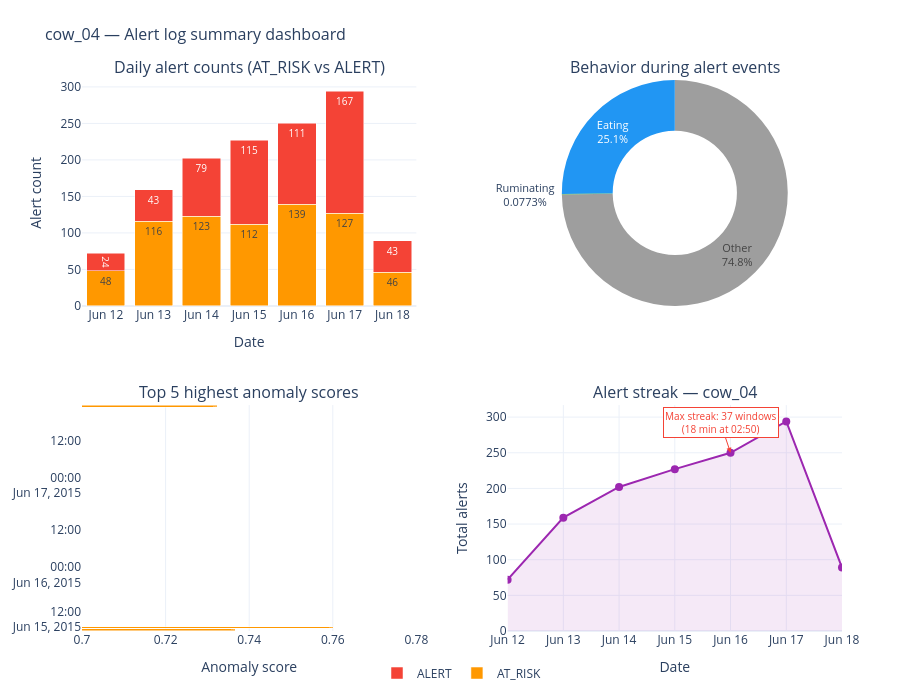

The notebook cell saved with this chart:
### Code cell


### Figure 1 — Plotly figure (JSON) as saved in the notebook; plotly's stock layout.template omitted (floating-point values rounded to 4 significant figures)
{"data": [{"marker": {"color": "#FF9800"}, "name": "AT_RISK", "text": ["48", "116", "123", "112", "139", "127", "46"], "textfont": {"size": 10}, "textposition": "inside", "type": "bar", "x": ["Jun 12", "Jun 13", "Jun 14", "Jun 15", "Jun 16", "Jun 17", "Jun 18"], "xaxis": "x", "y": [48, 116, 123, 112, 139, 127, 46], "yaxis": "y"}, {"marker": {"color": "#F44336"}, "name": "ALERT", "text": ["24", "43", "79", "115", "111", "167", "43"], "textfont": {"size": 10}, "textposition": "inside", "type": "bar", "x": ["Jun 12", "Jun 13", "Jun 14", "Jun 15", "Jun 16", "Jun 17", "Jun 18"], "xaxis": "x", "y": [24, 43, 79, 115, 111, 167, 43], "yaxis": "y"}, {"domain": {"x": [0.56, 1], "y": [0.59, 1]}, "hole": 0.55, "labels": ["Other", "Eating", "Ruminating"], "marker": {"colors": ["#9E9E9E", "#2196F3", "#4CAF50"]}, "showlegend": false, "textfont": {"size": 11}, "textinfo": "label+percent", "type": "pie", "values": [967, 325, 1]}, {"marker": {"color": ["#FF9800", "#F44336", "#F44336", "#FF9800", "#FF9800"]}, "name": "Anomaly score", "orientation": "h", "showlegend": false, "text": ["0.7601", "0.7526", "0.7412", "0.7367", "0.7323"], "textfont": {"color": "white", "size": 10}, "textposition": "inside", "type": "bar", "x": [0.7601, 0.7526, 0.7412, 0.7367, 0.7323], "xaxis": "x2", "y": ["2015-06-15 09:48", "2015-06-12 14:34 (2)", "2015-06-12 14:34 (1)", "2015-06-15 09:11", "2015-06-17 21:16"], "yaxis": "y2"}, {"fill": "tozeroy", "fillcolor": "rgba(156,39,176,0.1)", "line": {"color": "#9C27B0", "width": 2}, "marker": {"color": "#9C27B0", "size": 8}, "mode": "lines+markers", "name": "Total alerts per day", "showlegend": false, "type": "scatter", "x": ["Jun 12", "Jun 13", "Jun 14", "Jun 15", "Jun 16", "Jun 17", "Jun 18"], "xaxis": "x3", "y": [72, 159, 202, 227, 250, 294, 89], "yaxis": "y3"}], "layout": {"annotations": [{"font": {"size": 16}, "showarrow": false, "text": "Daily alert counts (AT_RISK vs ALERT)", "x": 0.22, "xanchor": "center", "xref": "paper", "y": 1, "yanchor": "bottom", "yref": "paper"}, {"font": {"size": 16}, "showarrow": false, "text": "Behavior during alert events", "x": 0.78, "xanchor": "center", "xref": "paper", "y": 1, "yanchor": "bottom", "yref": "paper"}, {"font": {"size": 16}, "showarrow": false, "text": "Top 5 highest anomaly scores", "x": 0.22, "xanchor": "center", "xref": "paper", "y": 0.41, "yanchor": "bottom", "yref": "paper"}, {"font": {"size": 16}, "showarrow": false, "text": "Alert streak — cow_04", "x": 0.78, "xanchor": "center", "xref": "paper", "y": 0.41, "yanchor": "bottom", "yref": "paper"}, {"arrowcolor": "#F44336", "arrowhead": 2, "bgcolor": "white", "bordercolor": "#F44336", "borderwidth": 1, "font": {"color": "#F44336", "size": 10}, "showarrow": true, "text": "Max streak: 37 windows<br>(18 min at 02:50)", "x": "Jun 16", "xref": "x3", "y": 250, "yref": "y3"}], "barmode": "stack", "height": 700, "legend": {"orientation": "h", "x": 0.5, "xanchor": "center", "y": -0.05}, "margin": {"b": 60, "l": 60, "r": 40, "t": 80}, "title": {"font": {"size": 16}, "text": "cow_04 — Alert log summary dashboard"}, "xaxis": {"anchor": "y", "domain": [0, 0.44], "title": {"text": "Date"}}, "xaxis2": {"anchor": "y2", "domain": [0, 0.44], "range": [0.7, 0.78], "title": {"text": "Anomaly score"}}, "xaxis3": {"anchor": "y3", "domain": [0.56, 1], "title": {"text": "Date"}}, "yaxis": {"anchor": "x", "domain": [0.59, 1], "title": {"text": "Alert count"}}, "yaxis2": {"anchor": "x2", "domain": [0, 0.41]}, "yaxis3": {"anchor": "x3", "domain": [0, 0.41], "title": {"text": "Total alerts"}}}}
